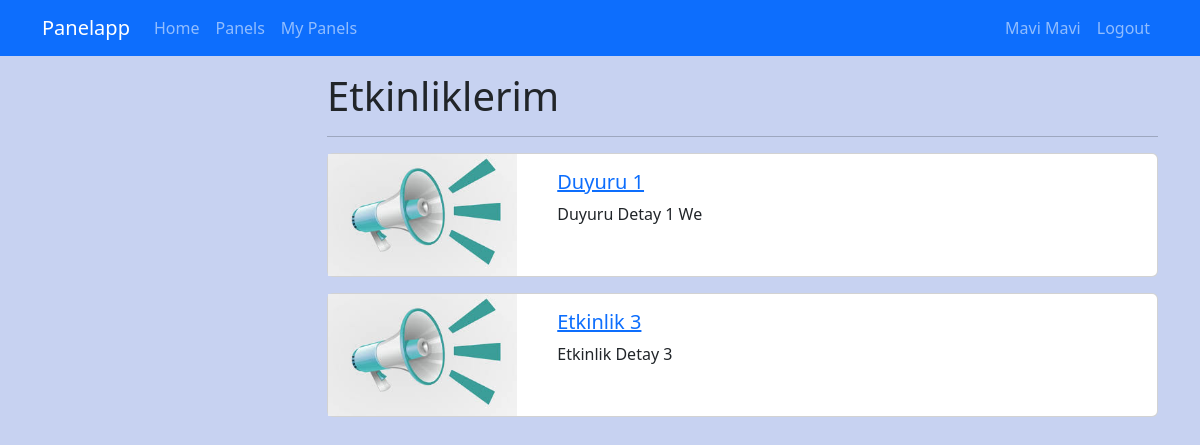
The page /my_panels (signed in) on the database its author committed.
### panel/models.py (models this page shows, shortened)
class Panel(models.Model):
    title = models.CharField(max_length=200)
    image = models.ImageField(upload_to="panels")
    is_active = models.BooleanField(default=True)
    is_joined = models.BooleanField(default=False)
    description = RichTextField()
    slug = models.SlugField(null=False, blank=True, unique=True, db_index=True, editable=False)
    categories = models.ManyToManyField(Category, blank=True)

### panel/views.py (the view)
# urls.py: path("my_panels", views.my_panels, name="my_panels"),
def my_panels(request):
    if not request.user.is_authenticated:
        return redirect("home")
    context = {
        "panels": Panel.objects.filter(is_joined=True)
    }
    return render(request, "panel/my_panels.html", context)

### panel/templates/panel/my_panels.html (shortened to what this page needs)
{% extends "base.html" %}
{% block content %}
    <div class="container mt-3">
    <div class="row">
        <div class="col-3">
        </div>
        <div class="col-9">
            <h1>Etkinliklerim</h1>
            <hr>
            {% for panel in panels %}
                {% if panel.is_joined %}
                    {% include 'panel/partials/_panel.html' %}
                {% endif %}
            {% endfor %}
        </div>
    </div>
</div>
{% endblock %}

### templates/partials/_navbar.html (shortened to what this page needs)
<nav class="navbar navbar-dark bg-primary navbar-expand-lg">
    <div class="container">
        <a class="navbar-brand" href="{% url 'home' %}">Panelapp</a>
        <div class="collapse navbar-collapse" id="navbar">
            <ul class="navbar-nav me-auto">
            <li class="nav-item">
                <a class="nav-link" href="{% url 'home' %}">Home</a>
            </li>
            <li class="nav-item">
                <a class="nav-link" href="{% url 'panels' %}">Panels</a>
            </li>
            <li class="nav-item">
                <a class="nav-link" href="{% url 'my_panels' %}">My Panels</a>
            </li>
            </ul>
        </div>
        <ul class="navbar-nav ms-auto">
            {% if user.is_authenticated %}
                <li class="nav-item">
                    <a class="nav-link" href="{% url "profile" %}">{{ user.get_full_name|title }}</a>
                </li>
                <li class="nav-item">
                    <a class="nav-link" href="{% url 'logout' %}">Logout</a>
                </li>
            {% endif %}
        </ul>
    </div>
</nav>

### panel/templates/panel/partials/_panel.html
{% load static %}
<div class="card mb-3">
    <div class="row">
        <div class="col-md-3">
            <img src="{{ panel.image.url }}" alt="" class="img-fluid">
        </div>
        <div class="col-md-9">
            <div class="card-body">
                <h5 class="card-title">
                    <a href="{% url 'panel_details' panel.slug %}">
                        {{ panel.title }}
                    </a>
                </h5>
                <p class="card-text">{{ panel.description|striptags|slice:"0:20" }}</p>
            </div>
        </div>
    </div>
</div>

### static/css/base.css (style rules this page uses)
body { background-color: rgba(129, 155, 224, 0.445); }

### rows shown on the page
Panel: image (picture), title "Duyuru 1", description "Duyuru Detay 1 We"
Panel: image (picture), title "Etkinlik 3", description "Etkinlik Detay 3"

### other values the page prints
{{ user.get_full_name|title }} "Mavi Mavi"
